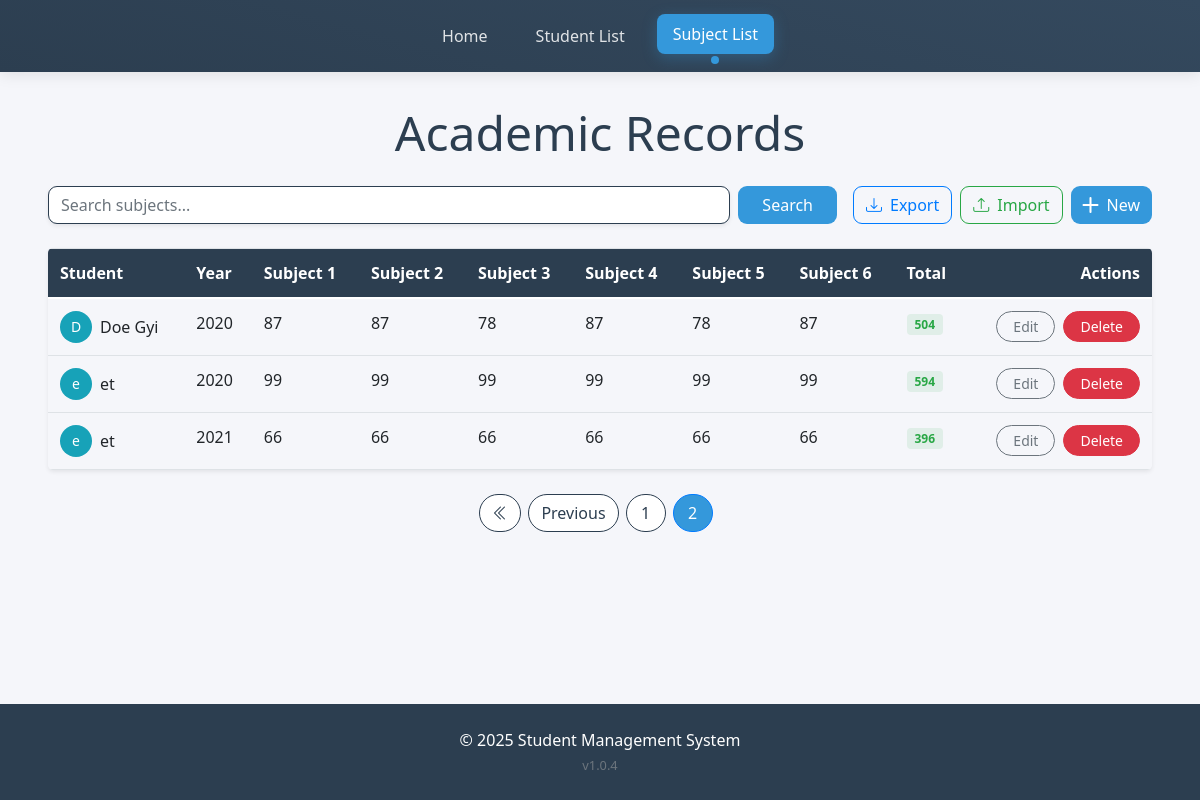
The app's page /management/subjects/?page=3&q=, older data.
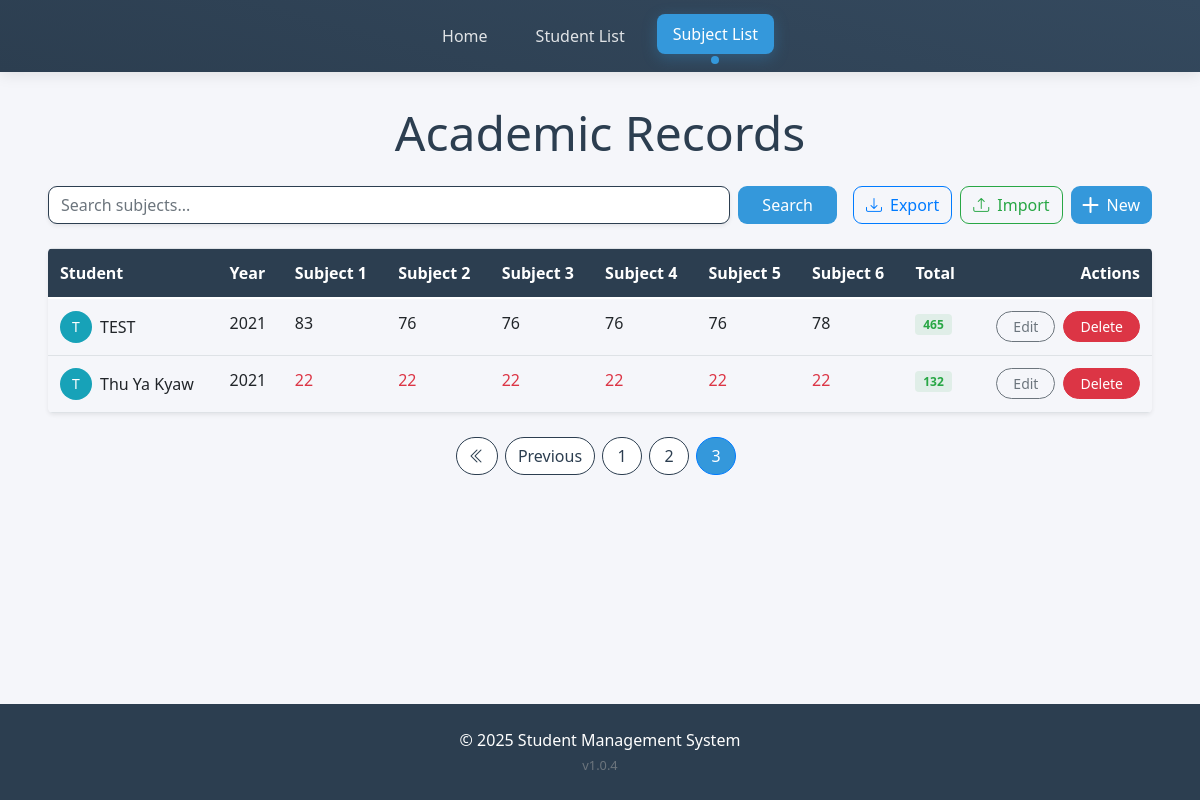
The same page, newer data.
### student_app/models.py (models this page shows, shortened)
class Subject(models.Model):
    student = models.ForeignKey(Student, on_delete=models.CASCADE)
    year = models.IntegerField()
    subject1_marks = models.FloatField()
    subject2_marks = models.FloatField()
    subject3_marks = models.FloatField()
    subject4_marks = models.FloatField()
    subject5_marks = models.FloatField()
    subject6_marks = models.FloatField()
    @property
    def total_marks(self):
        return self.subject1_marks + self.subject2_marks + self.subject3_marks + self.subject4_marks + self.subject5_marks + self.subject6_marks

class Student(models.Model):
    name = models.CharField(max_length=100)
    dob = models.DateField()  # Date of Birth
    nrc = models.CharField(max_length=50, unique=True)  # National Registration Card number (assuming it's unique)
    father_name = models.CharField(max_length=100)
    mother_name = models.CharField(max_length=100)
    phone = models.CharField(max_length=15)  # Phone number
    address = models.TextField()  # Long address details
    grade = models.CharField(max_length=10)  # Grade (A, B, etc.)
    country = models.CharField(max_length=100)
    class Meta:
        verbose_name = "Student"
        verbose_name_plural = "Students"

### student_app/views.py (the view)
# urls.py: path('subjects/', views.subject_list, name='subject_list'),
def subject_list(request):
    query = request.GET.get('q', '')  # Get the search query from the URL
    subjects = Subject.objects.all().order_by('year')  # Order by year in ascending order
    if query:
        subjects = subjects.filter(student__name__icontains=query)  # Filter subjects by student name
    paginator = Paginator(subjects, 5)
    page_number = request.GET.get('page')
    page_obj = paginator.get_page(page_number)
    return render(request, 'subject/subject_list.html', {'page_obj': page_obj, 'query': query})

### templates/subject/subject_list.html (shortened to what the changed rows need)
{% extends 'base.html' %}
{% block content %}
<div class="container-main">
  <h2 class="display-5 text-center mb-4" style="color: var(--primary-color);">Academic Records</h2>
  <div class="table-responsive rounded-3 shadow-sm d-none d-md-block">
    <table class="table table-hover align-middle mb-0">
      <thead class="sticky-top" style="background: var(--primary-color); color: white;">
        <tr>
          <th>Student</th>
          <th>Year</th>
          <th>Subject 1</th>
          <th>Subject 2</th>
          <th>Subject 3</th>
          <th>Subject 4</th>
          <th>Subject 5</th>
          <th>Subject 6</th>
          <th>Total</th>
          <th class="text-end">Actions</th>
        </tr>
      </thead>
      <tbody>
        {% for subject in page_obj %}
        <tr>
          <td>
            <div class="d-flex align-items-center gap-2">
              <div class="avatar-sm bg-info text-white rounded-circle d-flex align-items-center justify-content-center">
                {{ subject.student.name|first }}
              </div>
              {{ subject.student.name }}
            </div>
          </td>
          <td>{{ subject.year }}</td>
          <td class="{% if subject.subject1_marks < 40 %}text-danger{% endif %}">
            {{ subject.subject1_marks|floatformat:0  }}
          </td>
          <td class="{% if subject.subject2_marks < 40 %}text-danger{% endif %}">
            {{ subject.subject2_marks|floatformat:0  }}
          </td>
          <td class="{% if subject.subject3_marks < 40 %}text-danger{% endif %}">
            {{ subject.subject3_marks|floatformat:0  }}
          </td>
          <td class="{% if subject.subject4_marks < 40 %}text-danger{% endif %}">
            {{ subject.subject4_marks|floatformat:0  }}
          </td>
          <td class="{% if subject.subject5_marks < 40 %}text-danger{% endif %}">
            {{ subject.subject5_marks|floatformat:0  }}
          </td>
          <td class="{% if subject.subject6_marks < 40 %}text-danger{% endif %}">
            {{ subject.subject6_marks|floatformat:0  }}
          </td>
          <td>
            <span class="badge bg-success-subtle text-success">
              {{ subject.total_marks|floatformat:0  }}
            </span>
          </td>
          <td class="text-end">
            <div class="d-flex gap-2 justify-content-end">
              <a href="{% url 'edit_subject' subject.id %}" class="btn btn-sm btn-outline-secondary px-3"
                style="border-radius: 20px;">
                Edit
              </a>
              <a href="{% url 'delete_subject' subject.id %}" class="btn btn-sm btn-danger px-3"
                style="border-radius: 20px;">
                Delete
              </a>
            </div>
          </td>
        </tr>
        {% endfor %}
      </tbody>
    </table>
  </div>
  <nav class="mt-4">
    <ul class="pagination justify-content-center">
      {% for num in page_obj.paginator.page_range %}
      {% if page_obj.number == num %}
      <li class="page-item active">
        <span class="page-link" style="border-radius: 20px; margin-right: 8px; background: var(--secondary-color);">
          {{ num }}
        </span>
      </li>
      {% else %}
      <li class="page-item">
        <a class="page-link" href="?page={{ num }}&q={{ query }}" style="border-radius: 20px; margin-right: 8px;">
          {{ num }}
        </a>
      </li>
      {% endif %}
      {% endfor %}
    </ul>
  </nav>
</div>
{% endblock %}

Row changes from the older to the newer data that the page shows:
no longer on this page (row unchanged): Subject: student.name|first "D", student.name "Doe Gyi", year "2020", subject1_marks "87", subject2_marks "87", subject3_marks "78", subject4_marks "87", subject5_marks "78", subject6_marks "87", total_marks "504"
no longer on this page (row unchanged): Subject: student.name|first "e", student.name "et", year "2020", subject1_marks "99", subject2_marks "99", subject3_marks "99", subject4_marks "99", subject5_marks "99", subject6_marks "99", total_marks "594"
no longer on this page (row unchanged): Subject: student.name|first "e", student.name "et", year "2021", subject1_marks "66", subject2_marks "66", subject3_marks "66", subject4_marks "66", subject5_marks "66", subject6_marks "66", total_marks "396"
added Subject: student.name|first "T", student.name "TEST", year "2021", subject1_marks "83", subject2_marks "76", subject3_marks "76", subject4_marks "76", subject5_marks "76", subject6_marks "78", total_marks "465"
added Subject: student.name|first "T", student.name "Thu Ya Kyaw", year "2021", subject1_marks "22", subject2_marks "22", subject3_marks "22", subject4_marks "22", subject5_marks "22", subject6_marks "22", total_marks "132"
Text that changed along with them:
list line gone: "2"
new list line: "2"
new list line: "3"
